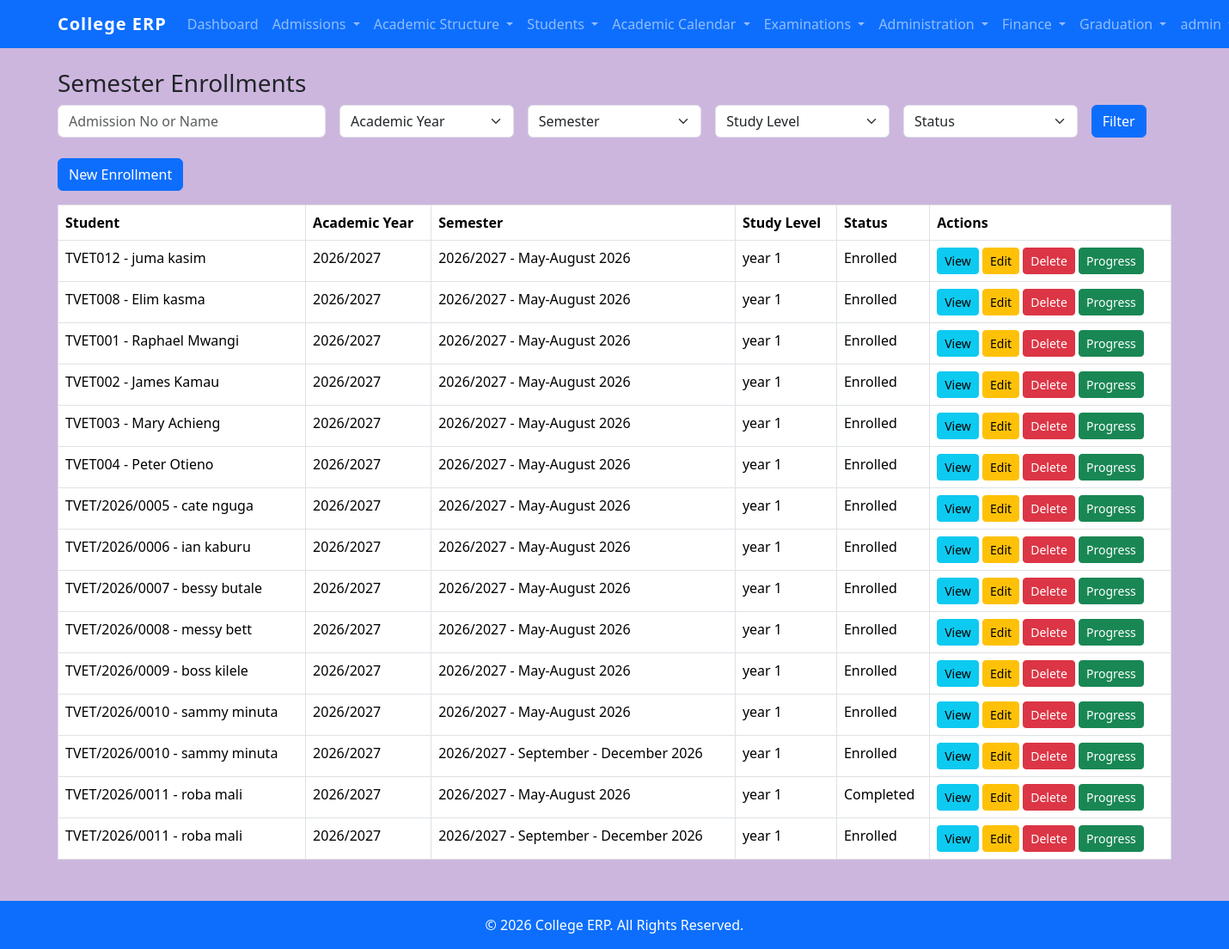
Page /enrollments/ (signed in) on the earlier database version.
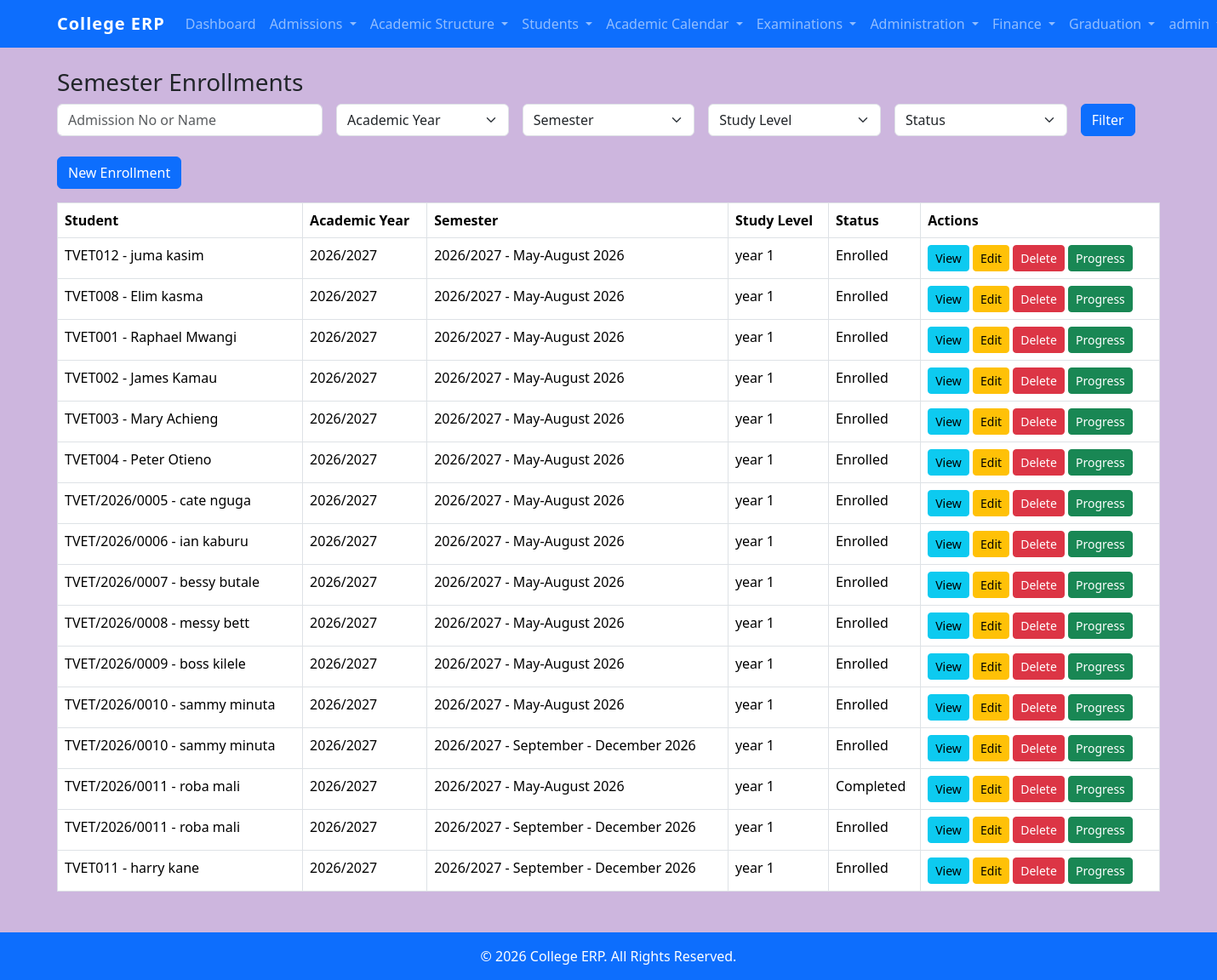
Same page on the later database version.
### students/models.py (models this page shows, shortened)
class SemesterEnrollment(models.Model):
    STATUS_CHOICES = [
        ("enrolled", "Enrolled"),
        ("deferred", "Deferred"),
        ("suspended", "Suspended"),
        ("completed", "Completed"),
    ]
    student = models.ForeignKey(
        Student,
        on_delete=models.CASCADE,
        related_name="enrollments"
    )
    academic_year = models.ForeignKey(
        AcademicYear,
        on_delete=models.PROTECT
    )
    semester = models.ForeignKey(
        Semester,
        on_delete=models.PROTECT
    )
    study_level = models.ForeignKey(
        StudyLevel,
        on_delete=models.PROTECT
    )
    status = models.CharField(
        max_length=20,
        choices=STATUS_CHOICES,
        default="enrolled"
    )
    enrollment_date = models.DateField(
        auto_now_add=True
    )
    class Meta:
        unique_together = (
            "student",
            "academic_year",
            "semester",
        )
    def __str__(self):
            return (
                f"{self.student.admission_no} - "
                f"{self.student.first_name} "
                f"{self.student.last_name}"
        )
    """
    def __str__(self):

        return (
            f"{self.student} - "
            f"{self.academic_year} - "
            f"{self.semester}"
        )"""

class Student(models.Model):
    user = models.OneToOneField(
        User,
        on_delete=models.CASCADE,
        related_name="student_profile",
        null=True,
        blank=True
    )
    admission_no = models.CharField(
        max_length=20,
        unique=True,
        blank=True
    )
    first_name = models.CharField(
        max_length=100
    )
    last_name = models.CharField(
        max_length=100
    )
    phone = models.CharField(
        max_length=20
    )
    programme = models.ForeignKey(
        Programme,
        on_delete=models.PROTECT,
        related_name="students"
    )
    study_level = models.ForeignKey(
        StudyLevel,
        on_delete=models.PROTECT,
        related_name="students",
        null=True,
        blank=True
    )
    class Meta:
        ordering = [
            "admission_no"
        ]
    def __str__(self):
        return (
            f"{self.admission_no} - "
            f"{self.first_name} "
            f"{self.last_name}"
        )

class AcademicYear(models.Model):
    year_name = models.CharField(
        max_length=20,
        unique=True
    )
    is_active = models.BooleanField(
        default=False
    )
    registration_open = models.BooleanField(
        default=True
    )
    def __str__(self):
        return self.year_name

class Semester(models.Model):
    academic_year = models.ForeignKey(
        "AcademicYear",
        on_delete=models.CASCADE,
        related_name="semesters"
    )
    semester_name = models.CharField(
        max_length=100
    )
    is_active = models.BooleanField(
        default=False
    )
    class Meta:
        ordering = ["academic_year", "semester_name"]
    def __str__(self):
        return (
            f"{self.academic_year} - "
            f"{self.semester_name}"
        )

class StudyLevel(models.Model):
    level_name = models.CharField(
        max_length=50,
        unique=True
    )
    class Meta:
        ordering = ["id"]
        verbose_name = "Study Level"
        verbose_name_plural = "Study Levels"
    def __str__(self):
        return self.level_name

### students/views.py (the view, shortened to what this page needs)
@login_required
@permission_required(
    "students.view_semesterenrollment",
    raise_exception=True
)
def enrollment_list(request):
    enrollments = SemesterEnrollment.objects.select_related(
        "student",
        "academic_year",
        "semester",
        "study_level"
    )
    search = request.GET.get("search")
    academic_year = request.GET.get(
        "academic_year"
    )
    if academic_year:
        enrollments = enrollments.filter(
            academic_year_id=academic_year
        )
    semester = request.GET.get(
        "semester"
    )
    if semester:
        enrollments = enrollments.filter(
            semester_id=semester
        )
    study_level = request.GET.get(
        "study_level"
    )
    if study_level:
        enrollments = enrollments.filter(
            study_level_id=study_level
        )
    status = request.GET.get(
        "status"
    )
    if status:
        enrollments = enrollments.filter(
            status=status
        )
    context = {
        "enrollments": enrollments,
        "academic_years":
            AcademicYear.objects.all(),
        "semesters":
            Semester.objects.all(),
        "study_levels":
            StudyLevel.objects.all(),
    }
    return render(
        request,
        "students/enrollments/enrollment_list.html",
        context
    )

### templates/students/enrollments/enrollment_list.html (shortened to what this page needs)
{% extends "base.html" %}
{% block content %}
<h3>Semester Enrollments</h3>
<form method="get" class="row g-3 mb-4">
    <div class="col-md-3">
        <input
            type="text"
            name="search"
            class="form-control"
            placeholder="Admission No or Name">
    </div>
    <div class="col-md-2">
        <select
            name="academic_year"
            class="form-select">
            <option value="">
                Academic Year
            </option>
        </select>
    </div>
    <div class="col-md-2">
        <select
            name="semester"
            class="form-select">
            <option value="">
                Semester
            </option>
        </select>
    </div>
    <div class="col-md-2">
        <select
            name="study_level"
            class="form-select">
            <option value="">
                Study Level
            </option>
        </select>
    </div>
    <div class="col-md-2">
        <select
            name="status"
            class="form-select">
            <option value="">
                Status
            </option>
        </select>
    </div>
    <div class="col-md-1">
        <button
            class="btn btn-primary">
            Filter
        </button>
    </div>
</form>
<a href="{% url 'enrollment_create' %}"
   class="btn btn-primary mb-3">
    New Enrollment
</a>
<table class="table table-bordered">
    <thead>
        <tr>
            <th>Student</th>
            <th>Academic Year</th>
            <th>Semester</th>
            <th>Study Level</th>
            <th>Status</th>
            <th>Actions</th>
        </tr>
    </thead>
    <tbody>
        {% for enrollment in enrollments %}
        <tr>
            <td>{{ enrollment.student }}</td>
            <td>{{ enrollment.academic_year }}</td>
            <td>{{ enrollment.semester }}</td>
            <td>{{ enrollment.study_level }}</td>
            <td>{{ enrollment.get_status_display }}</td>
            <td>
                <a
                    href="{% url 'enrollment_detail' enrollment.pk %}"
                    class="btn btn-sm btn-info">
                    View
                </a>
                <a
                    href="{% url 'enrollment_update' enrollment.pk %}"
                    class="btn btn-sm btn-warning">
                    Edit
                </a>
                <a
                    href="{% url 'enrollment_delete' enrollment.pk %}"
                    class="btn btn-sm btn-danger">
                    Delete
                </a>
            {% if perms.students.add_semesterenrollment %}
                <a href="{% url 'progress_student' enrollment.id %}"
                class="btn btn-success btn-sm">
                    Progress
                </a>
            {% endif %}
            </td>
        </tr>
        {% endfor %}
    </tbody>
</table>
{% endblock %}

Differences in the rows shown:
added SemesterEnrollment: student "TVET011 - harry kane", academic_year "2026/2027", semester "2026/2027 - September - December 2026", study_level "year 1", status "Enrolled"
